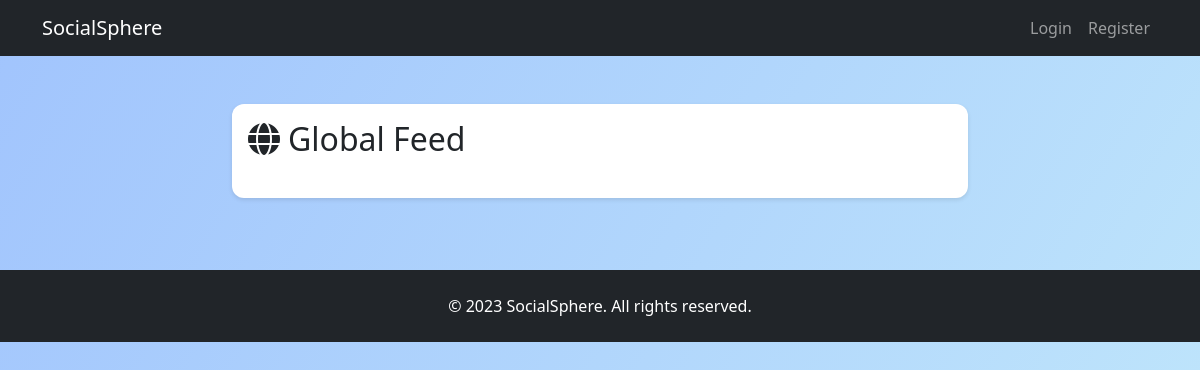
Before: / with the older database file.
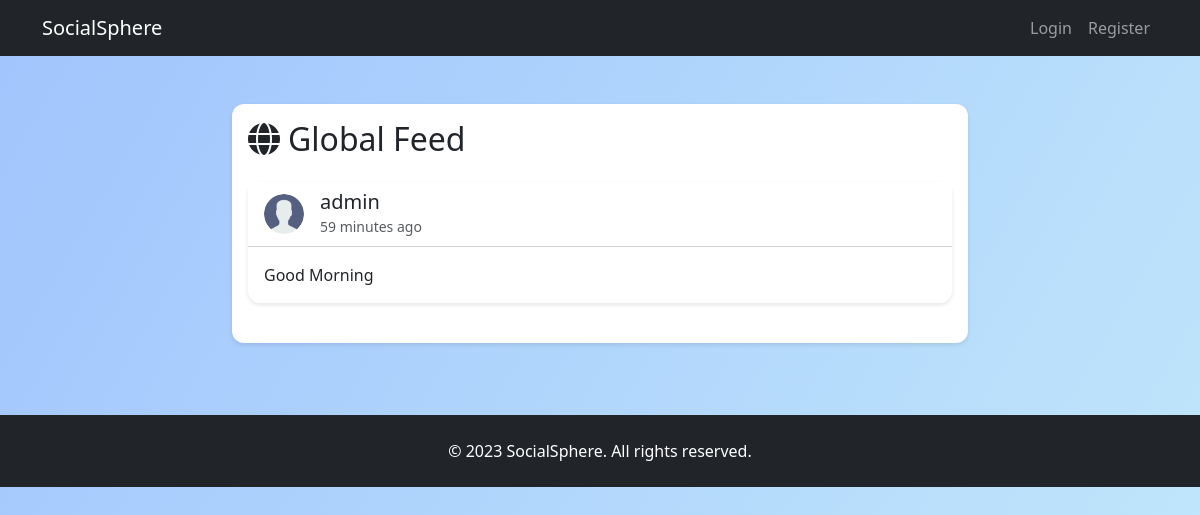
After: the same page with the newer database file.
### posts/models.py (models this page shows, shortened)
class Post(models.Model):
    user = models.ForeignKey(User, on_delete=models.CASCADE)
    content = models.TextField()
    image = models.ImageField(upload_to='posts/', blank=True, null=True)
    created_at = models.DateTimeField(auto_now_add=True)

### posts/views.py (the view)
# urls.py: path('', views.home, name='home'),
def home(request):
    posts = Post.objects.all().order_by('-created_at')
    return render(request, 'posts/home.html', {'posts': posts})

### posts/templates/posts/home.html (shortened to what this page needs)
{% extends "posts/base.html" %}
{% load static %}
{% block content %}
<div class="row justify-content-center">
    <div class="col-lg-8">
        <div class="card post-card mb-4">
            <div class="card-body">
                <h2 class="card-title mb-4"><i class="fas fa-globe me-2"></i>Global Feed</h2>
                {% for post in posts %}
                <div class="card post-card mb-4">
                    <div class="card-header bg-white d-flex align-items-center">
                        <img src="{% static 'default-avatar.png' %}" class="profile-avatar me-3">
                        <div>
                            <h5 class="mb-0">{{ post.user.username }}</h5>
                            <small class="text-muted">{{ post.created_at|timesince }} ago</small>
                        </div>
                    </div>
                    <div class="card-body">
                        <p class="card-text">{{ post.content }}</p>
                    </div>
                </div>
                {% endfor %}
            </div>
        </div>
    </div>
</div>
{% endblock %}

### posts/templates/posts/base.html (shortened to what this page needs)
{% load static %}
<!DOCTYPE html>
<html lang="en">
<head>
    <link href="https://cdn.jsdelivr.net/npm/bootstrap@5.3.0/dist/css/bootstrap.min.css" rel="stylesheet">
    <link rel="stylesheet" href="{% static 'css/styles.css' %}">
    <link rel="stylesheet" href="https://cdnjs.cloudflare.com/ajax/libs/font-awesome/6.4.0/css/all.min.css">
</head>
<body class="gradient-bg">
    <nav class="navbar navbar-expand-lg navbar-dark bg-dark">
        <div class="container">
            <a class="navbar-brand" href="{% url 'home' %}">SocialSphere</a>
            <div class="collapse navbar-collapse" id="navbarNav">
                <ul class="navbar-nav ms-auto">
                    {% if user.is_authenticated %}
                    <li class="nav-item dropdown">
                        <a class="nav-link dropdown-toggle" href="#" role="button" data-bs-toggle="dropdown">
                            <i class="fas fa-user-circle me-1"></i>{{ user.username }}
                        </a>
                        <ul class="dropdown-menu">
                            <li><a class="dropdown-item" href="{% url 'profile' %}">Profile</a></li>
                            <li><hr class="dropdown-divider"></li>
                            <li><a class="dropdown-item" href="{% url 'logout' %}">Logout</a></li>
                        </ul>
                    </li>
                    {% else %}
                    <li class="nav-item">
                        <a class="nav-link" href="{% url 'login' %}">Login</a>
                    </li>
                    <li class="nav-item">
                        <a class="nav-link" href="{% url 'register' %}">Register</a>
                    </li>
                    {% endif %}
                </ul>
            </div>
        </div>
    </nav>
    <main class="container my-5">
        {% block content %}{% endblock %}
    </main>
    <footer class="bg-dark text-white py-4 mt-5">
        <div class="container text-center">
            <p class="mb-0">&copy; 2023 SocialSphere. All rights reserved.</p>
        </div>
    </footer>
</body>
</html>

### static/css/styles.css (style rules this page uses)
.gradient-bg { background: linear-gradient(120deg, #f6f9fc 0%, #e9ecef 100%); min-height: 100vh; }
.post-card { border-radius: 12px; box-shadow: 0 2px 8px rgba(0,0,0,0.1); transition: transform 0.2s; }
.profile-avatar { width: 40px; height: 40px; border-radius: 50%; object-fit: cover; }

### posts/templates/posts/base.html (style rules this page uses)
.post-card { transition: transform 0.2s; border: none; box-shadow: 0 2px 4px rgba(0,0,0,0.1); }
.profile-avatar { width: 40px; height: 40px; border-radius: 50%; }
.gradient-bg { background: linear-gradient(120deg, #a1c4fd 0%, #c2e9fb 100%); }

Changed rows visible on the page:
added Post: user.username "admin", created_at "59 minutes", content "Good Morning"
